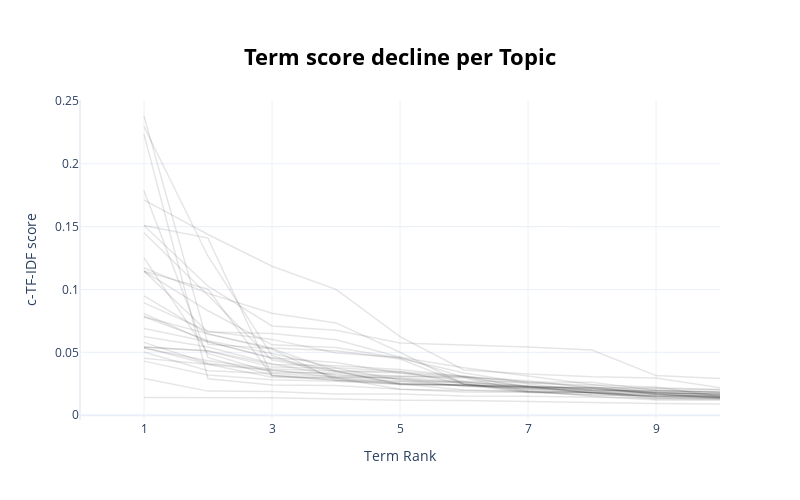

The code cell stored with this chart in its notebook:
### Markdown cell above
## We can also estimate how words are necessary for the model to effectively deliniate between topics

### Code cell
topic_model.visualize_term_rank()

### Figure 1 — Plotly figure (JSON) as saved in the notebook; plotly's stock layout.template omitted (floating-point values rounded to 4 significant figures)
{"data": [{"hovertext": "<b>Topic -1</b>:health_disease_patient_infection_c", "line": {"color": "black", "width": 1.5}, "mode": "lines+lines", "name": "", "opacity": 0.1, "type": "scatter", "x": [1, 2, 3, 4, 5, 6, 7, 8, 9, 10], "y": [0.01408, 0.01405, 0.01389, 0.01284, 0.01188, 0.01173, 0.01077, 0.009879, 0.00925, 0.008895]}, {"hovertext": "<b>Topic 0</b>:death_spread_transmission_mortality", "line": {"color": "black", "width": 1.5}, "mode": "lines+lines", "name": "", "opacity": 0.1, "type": "scatter", "x": [1, 2, 3, 4, 5, 6, 7, 8, 9, 10], "y": [0.02919, 0.01914, 0.01879, 0.01682, 0.01678, 0.01518, 0.01513, 0.01426, 0.01339, 0.01288]}, {"hovertext": "<b>Topic 1</b>:protein_receptor_spike_virus_gene_v", "line": {"color": "black", "width": 1.5}, "mode": "lines+lines", "name": "", "opacity": 0.1, "type": "scatter", "x": [1, 2, 3, 4, 5, 6, 7, 8, 9, 10], "y": [0.0503, 0.03544, 0.03319, 0.03053, 0.02923, 0.02519, 0.01847, 0.01833, 0.01495, 0.01362]}, {"hovertext": "<b>Topic 2</b>:anxiety_depression_stress_symptom_s", "line": {"color": "black", "width": 1.5}, "mode": "lines+lines", "name": "", "opacity": 0.1, "type": "scatter", "x": [1, 2, 3, 4, 5, 6, 7, 8, 9, 10], "y": [0.09493, 0.06463, 0.05255, 0.0277, 0.02654, 0.02622, 0.02318, 0.02028, 0.01986, 0.01805]}, {"hovertext": "<b>Topic 3</b>:test_antibody_detection_sample_sens", "line": {"color": "black", "width": 1.5}, "mode": "lines+lines", "name": "", "opacity": 0.1, "type": "scatter", "x": [1, 2, 3, 4, 5, 6, 7, 8, 9, 10], "y": [0.07837, 0.0647, 0.0534, 0.05119, 0.04468, 0.02485, 0.0193, 0.01509, 0.01205, 0.01187]}, {"hovertext": "<b>Topic 4</b>:protease_inhibitor_target_molecule_", "line": {"color": "black", "width": 1.5}, "mode": "lines+lines", "name": "", "opacity": 0.1, "type": "scatter", "x": [1, 2, 3, 4, 5, 6, 7, 8, 9, 10], "y": [0.07829, 0.05915, 0.04906, 0.03783, 0.03485, 0.02472, 0.02227, 0.02076, 0.01809, 0.01527]}, {"hovertext": "<b>Topic 5</b>:tourism_crisis_economy_policy_gover", "line": {"color": "black", "width": 1.5}, "mode": "lines+lines", "name": "", "opacity": 0.1, "type": "scatter", "x": [1, 2, 3, 4, 5, 6, 7, 8, 9, 10], "y": [0.04532, 0.04028, 0.03554, 0.03239, 0.0288, 0.02303, 0.02133, 0.01954, 0.01359, 0.01343]}, {"hovertext": "<b>Topic 6</b>:student_education_school_learn_teac", "line": {"color": "black", "width": 1.5}, "mode": "lines+lines", "name": "", "opacity": 0.1, "type": "scatter", "x": [1, 2, 3, 4, 5, 6, 7, 8, 9, 10], "y": [0.1145, 0.08306, 0.05596, 0.0539, 0.04522, 0.0336, 0.02557, 0.02395, 0.02241, 0.01491]}, {"hovertext": "<b>Topic 7</b>:pneumonia_lung_chest_opacity_diagno", "line": {"color": "black", "width": 1.5}, "mode": "lines+lines", "name": "", "opacity": 0.1, "type": "scatter", "x": [1, 2, 3, 4, 5, 6, 7, 8, 9, 10], "y": [0.0689, 0.05838, 0.0452, 0.03541, 0.03459, 0.03105, 0.02644, 0.02616, 0.01958, 0.01804]}, {"hovertext": "<b>Topic 8</b>:mortality_outcome_hospital_death_sc", "line": {"color": "black", "width": 1.5}, "mode": "lines+lines", "name": "", "opacity": 0.1, "type": "scatter", "x": [1, 2, 3, 4, 5, 6, 7, 8, 9, 10], "y": [0.04299, 0.03199, 0.02824, 0.02703, 0.02455, 0.02398, 0.02256, 0.02211, 0.01772, 0.01718]}, {"hovertext": "<b>Topic 9</b>:government_election_crisis_debt_min", "line": {"color": "black", "width": 1.5}, "mode": "lines+lines", "name": "", "opacity": 0.1, "type": "scatter", "x": [1, 2, 3, 4, 5, 6, 7, 8, 9, 10], "y": [0.05381, 0.04059, 0.03017, 0.02953, 0.02058, 0.0184, 0.0183, 0.01599, 0.01522, 0.0152]}, {"hovertext": "<b>Topic 10</b>:hydroxychloroquine_chloroquine_tri", "line": {"color": "black", "width": 1.5}, "mode": "lines+lines", "name": "", "opacity": 0.1, "type": "scatter", "x": [1, 2, 3, 4, 5, 6, 7, 8, 9, 10], "y": [0.1146, 0.06607, 0.06498, 0.05996, 0.04603, 0.0301, 0.02298, 0.01743, 0.01664, 0.01417]}, {"hovertext": "<b>Topic 11</b>:mask_respirator_decontamination_dr", "line": {"color": "black", "width": 1.5}, "mode": "lines+lines", "name": "", "opacity": 0.1, "type": "scatter", "x": [1, 2, 3, 4, 5, 6, 7, 8, 9, 10], "y": [0.1451, 0.09545, 0.04395, 0.03446, 0.03369, 0.02714, 0.02628, 0.02253, 0.01638, 0.01533]}, {"hovertext": "<b>Topic 12</b>:ards_cytokine_respiratory_lung_acu", "line": {"color": "black", "width": 1.5}, "mode": "lines+lines", "name": "", "opacity": 0.1, "type": "scatter", "x": [1, 2, 3, 4, 5, 6, 7, 8, 9, 10], "y": [0.08067, 0.05833, 0.04575, 0.0419, 0.03333, 0.03026, 0.02738, 0.02155, 0.01667, 0.01392]}, {"hovertext": "<b>Topic 13</b>:perception_attitude_compliance_pra", "line": {"color": "black", "width": 1.5}, "mode": "lines+lines", "name": "", "opacity": 0.1, "type": "scatter", "x": [1, 2, 3, 4, 5, 6, 7, 8, 9, 10], "y": [0.05418, 0.05125, 0.04025, 0.0393, 0.03639, 0.03098, 0.02485, 0.01955, 0.01897, 0.01846]}, {"hovertext": "<b>Topic 14</b>:care_surgeon_service_hospital_prac", "line": {"color": "black", "width": 1.5}, "mode": "lines+lines", "name": "", "opacity": 0.1, "type": "scatter", "x": [1, 2, 3, 4, 5, 6, 7, 8, 9, 10], "y": [0.05794, 0.04128, 0.03598, 0.03016, 0.02996, 0.0265, 0.02306, 0.01787, 0.01466, 0.01396]}, {"hovertext": "<b>Topic 15</b>:patient_symptom_hospital_fever_cou", "line": {"color": "black", "width": 1.5}, "mode": "lines+lines", "name": "", "opacity": 0.1, "type": "scatter", "x": [1, 2, 3, 4, 5, 6, 7, 8, 9, 10], "y": [0.05324, 0.04331, 0.03665, 0.03516, 0.02429, 0.02396, 0.01802, 0.01781, 0.01612, 0.01553]}, {"hovertext": "<b>Topic 16</b>:china_respiratory_virus_sars_syndr", "line": {"color": "black", "width": 1.5}, "mode": "lines+lines", "name": "", "opacity": 0.1, "type": "scatter", "x": [1, 2, 3, 4, 5, 6, 7, 8, 9, 10], "y": [0.06253, 0.05428, 0.04098, 0.03141, 0.03091, 0.03064, 0.02193, 0.01915, 0.01849, 0.01674]}, {"hovertext": "<b>Topic 17</b>:salvador_debt_complicate_worsen_pr", "line": {"color": "black", "width": 1.5}, "mode": "lines+lines", "name": "", "opacity": 0.1, "type": "scatter", "x": [1, 2, 3, 4, 5, 6, 7, 8, 9, 10], "y": [0.05417, 0.0511, 0.03824, 0.03736, 0.02799, 0.02631, 0.02185, 0.02185, 0.02185, 0.02038]}, {"hovertext": "<b>Topic 18</b>:tweet_twitter_news_topic_misinform", "line": {"color": "black", "width": 1.5}, "mode": "lines+lines", "name": "", "opacity": 0.1, "type": "scatter", "x": [1, 2, 3, 4, 5, 6, 7, 8, 9, 10], "y": [0.08939, 0.06669, 0.06029, 0.04955, 0.04616, 0.03769, 0.03124, 0.0246, 0.01767, 0.01673]}, {"hovertext": "<b>Topic 19</b>:pregnancy_mother_birth_trimester_p", "line": {"color": "black", "width": 1.5}, "mode": "lines+lines", "name": "", "opacity": 0.1, "type": "scatter", "x": [1, 2, 3, 4, 5, 6, 7, 8, 9, 10], "y": [0.1252, 0.04914, 0.03391, 0.03362, 0.03102, 0.02967, 0.01896, 0.01857, 0.01813, 0.01666]}, {"hovertext": "<b>Topic 20</b>:telemedicine_telehealth_provider_h", "line": {"color": "black", "width": 1.5}, "mode": "lines+lines", "name": "", "opacity": 0.1, "type": "scatter", "x": [1, 2, 3, 4, 5, 6, 7, 8, 9, 10], "y": [0.1508, 0.1409, 0.03135, 0.02754, 0.02455, 0.02374, 0.02299, 0.02097, 0.017, 0.01374]}, {"hovertext": "<b>Topic 21</b>:cancer_treatment_oncology_delay_ch", "line": {"color": "black", "width": 1.5}, "mode": "lines+lines", "name": "", "opacity": 0.1, "type": "scatter", "x": [1, 2, 3, 4, 5, 6, 7, 8, 9, 10], "y": [0.238, 0.05632, 0.05296, 0.03511, 0.02508, 0.02011, 0.01895, 0.01814, 0.01275, 0.0127]}, {"hovertext": "<b>Topic 22</b>:temperature_humidity_weather_city_", "line": {"color": "black", "width": 1.5}, "mode": "lines+lines", "name": "", "opacity": 0.1, "type": "scatter", "x": [1, 2, 3, 4, 5, 6, 7, 8, 9, 10], "y": [0.2297, 0.1265, 0.04757, 0.02961, 0.02512, 0.02417, 0.0205, 0.01781, 0.01759, 0.01654]}, {"hovertext": "<b>Topic 23</b>:trial_treatment_register_outcome_t", "line": {"color": "black", "width": 1.5}, "mode": "lines+lines", "name": "", "opacity": 0.1, "type": "scatter", "x": [1, 2, 3, 4, 5, 6, 7, 8, 9, 10], "y": [0.1785, 0.04577, 0.03174, 0.02808, 0.02513, 0.02377, 0.02194, 0.01794, 0.01483, 0.01438]}, {"hovertext": "<b>Topic 24</b>:child_symptom_kawasaki_fever_disea", "line": {"color": "black", "width": 1.5}, "mode": "lines+lines", "name": "", "opacity": 0.1, "type": "scatter", "x": [1, 2, 3, 4, 5, 6, 7, 8, 9, 10], "y": [0.2236, 0.02899, 0.02394, 0.02352, 0.02057, 0.01992, 0.01872, 0.01628, 0.01562, 0.01474]}, {"hovertext": "<b>Topic 25</b>:brazil_venezuela_colombia_ecuador_", "line": {"color": "black", "width": 1.5}, "mode": "lines+lines", "name": "", "opacity": 0.1, "type": "scatter", "x": [1, 2, 3, 4, 5, 6, 7, 8, 9, 10], "y": [0.1509, 0.1026, 0.071, 0.06764, 0.05752, 0.05608, 0.0542, 0.05186, 0.0315, 0.02924]}, {"hovertext": "<b>Topic 26</b>:taste_smell_olfactory_anosmia_symp", "line": {"color": "black", "width": 1.5}, "mode": "lines+lines", "name": "", "opacity": 0.1, "type": "scatter", "x": [1, 2, 3, 4, 5, 6, 7, 8, 9, 10], "y": [0.1713, 0.1437, 0.1184, 0.1001, 0.06252, 0.03603, 0.03271, 0.03053, 0.02949, 0.02181]}, {"hovertext": "<b>Topic 27</b>:ethnicity_disparity_race_minority_", "line": {"color": "black", "width": 1.5}, "mode": "lines+lines", "name": "", "opacity": 0.1, "type": "scatter", "x": [1, 2, 3, 4, 5, 6, 7, 8, 9, 10], "y": [0.1171, 0.09689, 0.08104, 0.07341, 0.05005, 0.02465, 0.02087, 0.01979, 0.01963, 0.01878]}, {"hovertext": "<b>Topic 28</b>:coagulation_thrombosis_thrombocyto", "line": {"color": "black", "width": 1.5}, "mode": "lines+lines", "name": "", "opacity": 0.1, "type": "scatter", "x": [1, 2, 3, 4, 5, 6, 7, 8, 9, 10], "y": [0.1145, 0.1002, 0.03131, 0.02967, 0.02727, 0.02318, 0.02263, 0.02183, 0.02079, 0.02027]}], "layout": {"height": 500, "hoverlabel": {"bgcolor": "white", "font": {"family": "Rockwell", "size": 16}}, "showlegend": false, "title": {"font": {"color": "Black", "size": 22}, "text": "<b>Term score decline per Topic</b>", "x": 0.5, "xanchor": "center", "y": 0.9, "yanchor": "top"}, "width": 800, "xaxis": {"dtick": 2, "range": [0, 10], "tick0": 1, "title": {"text": "Term Rank"}}, "yaxis": {"title": {"text": "c-TF-IDF score"}}}}
